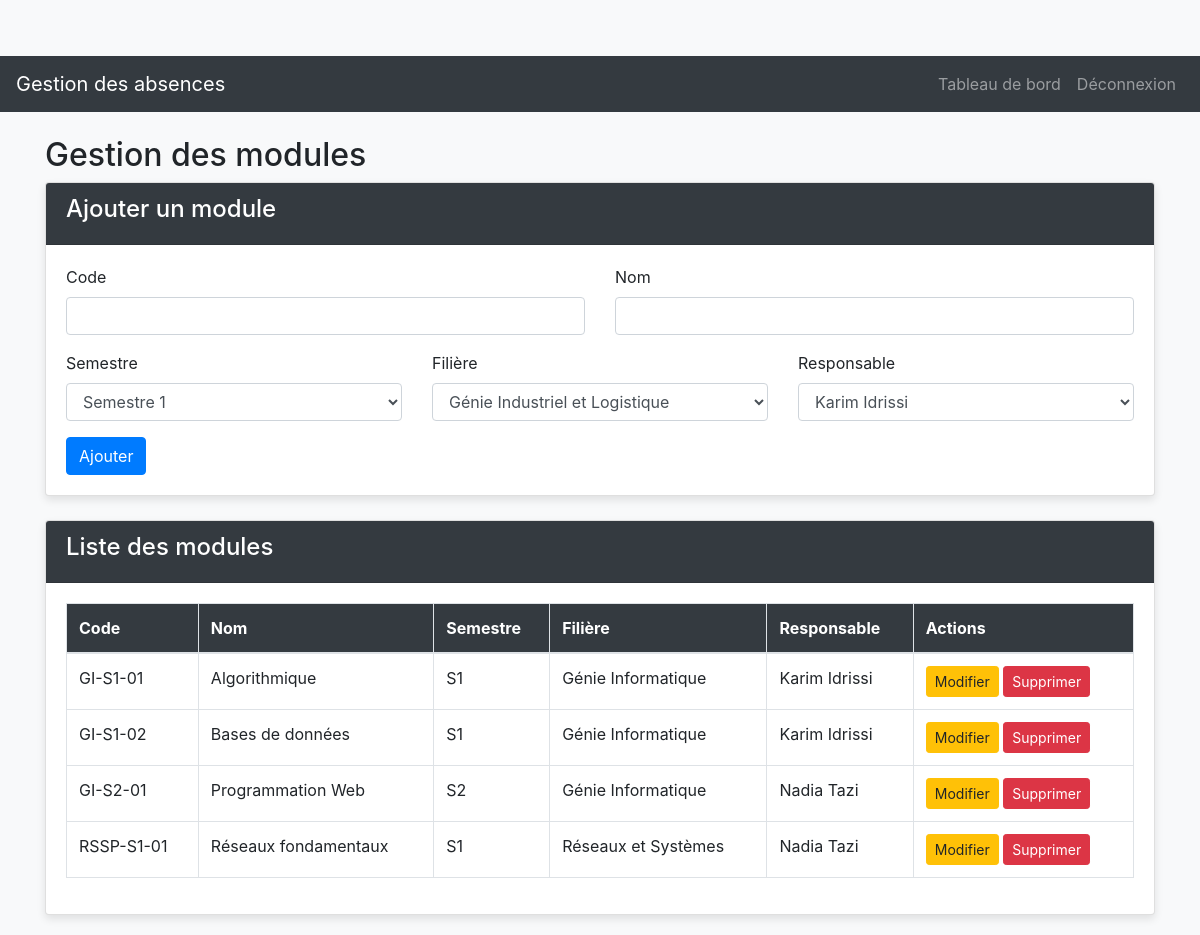
/admin/gestion_modules.php (signed in), run on the app's committed database.
### tables this page shows
CREATE TABLE `modules` (
  `id` int(11) NOT NULL,
  `code` varchar(10) NOT NULL,
  `nom` varchar(100) NOT NULL,
  `semestre` enum('S1','S2') NOT NULL,
  `filiere_id` int(11) NOT NULL,
  `responsable_id` int(11) NOT NULL,
  `created_at` timestamp NOT NULL DEFAULT current_timestamp()
);

CREATE TABLE `filieres` (
  `id` int(11) NOT NULL,
  `code` varchar(10) NOT NULL,
  `nom` varchar(100) NOT NULL,
  `description` text DEFAULT NULL,
  `created_at` timestamp NOT NULL DEFAULT current_timestamp()
);

CREATE TABLE `responsables` (
  `id` int(11) NOT NULL,
  `nom` varchar(50) NOT NULL,
  `prenom` varchar(50) NOT NULL,
  `email` varchar(100) NOT NULL,
  `telephone` varchar(20) DEFAULT NULL,
  `created_at` timestamp NOT NULL DEFAULT current_timestamp()
);

### includes/auth.php (called while the page is built, shortened)
<?php
function isAdmin() {
    return isset($_SESSION['admin_id']);
}
?>

### admin/gestion_modules.php (the view, shortened to what this page needs)
<?php
require_once __DIR__ . '/../includes/auth.php';
require_once __DIR__ . '/../config/db.php';
require_once __DIR__ . '/../includes/header.php';
try {
    $modules = $pdo->query(
        "SELECT m.*, f.nom AS filiere_nom,
                r.nom AS responsable_nom, r.prenom AS responsable_prenom
         FROM modules m
         JOIN filieres f ON m.filiere_id = f.id
         JOIN responsables r ON m.responsable_id = r.id
         ORDER BY f.nom, m.semestre, m.nom"
    )->fetchAll(PDO::FETCH_ASSOC);
    $filieres      = $pdo->query("SELECT * FROM filieres ORDER BY nom")->fetchAll();
    $responsables  = $pdo->query("SELECT * FROM responsables ORDER BY nom")->fetchAll();
} catch (PDOException $e) {
    die('Erreur : ' . $e->getMessage());
}
?>
<div class="container mt-4">
    <h2>Gestion des modules</h2>
    <div class="card mb-4">
        <div class="card-header"><h4>Ajouter un module</h4></div>
        <div class="card-body">
            <form method="POST">
                <div class="row">
                    <div class="col-md-6 mb-3">
                        <label>Code</label>
                        <input type="text" name="code" class="form-control" required>
                    </div>
                    <div class="col-md-6 mb-3">
                        <label>Nom</label>
                        <input type="text" name="nom" class="form-control" required>
                    </div>
                    <div class="col-md-4 mb-3">
                        <label>Semestre</label>
                        <select name="semestre" class="form-control" required>
                            <option value="S1">Semestre 1</option>
                        </select>
                    </div>
                    <div class="col-md-4 mb-3">
                        <label>Filière</label>
                        <select name="filiere_id" class="form-control" required>
                            <?php foreach ($filieres as $f): ?>
                                <option value="<?= $f['id'] ?>">
                                    <?= htmlspecialchars($f['nom']) ?>
                                </option>
                            <?php endforeach; ?>
                        </select>
                    </div>
                    <div class="col-md-4 mb-3">
                        <label>Responsable</label>
                        <select name="responsable_id" class="form-control" required>
                            <?php foreach ($responsables as $r): ?>
                                <option value="<?= $r['id'] ?>">
                                    <?= htmlspecialchars($r['prenom'] . ' ' . $r['nom']) ?>
                                </option>
                            <?php endforeach; ?>
                        </select>
                    </div>
                </div>
                <button type="submit" name="ajouter" class="btn btn-primary">Ajouter</button>
            </form>
        </div>
    </div>
    <div class="card">
        <div class="card-header"><h4>Liste des modules</h4></div>
        <div class="card-body table-responsive">
            <table class="table table-bordered">
                <thead>
                    <tr>
                        <th>Code</th>
                        <th>Nom</th>
                        <th>Semestre</th>
                        <th>Filière</th>
                        <th>Responsable</th>
                        <th>Actions</th>
                    </tr>
                </thead>
                <tbody>
                    <?php foreach ($modules as $m): ?>
                        <tr>
                            <td><?= htmlspecialchars($m['code']) ?></td>
                            <td><?= htmlspecialchars($m['nom']) ?></td>
                            <td><?= htmlspecialchars($m['semestre']) ?></td>
                            <td><?= htmlspecialchars($m['filiere_nom']) ?></td>
                            <td><?= htmlspecialchars($m['responsable_prenom'] . ' ' . $m['responsable_nom']) ?></td>
                            <td>
                                 <a href="edit_module.php?id=<?= $m['id'] ?>" class="btn btn-sm btn-warning">
                                     Modifier
                                </a>
                                <a href="?supprimer=<?= $m['id'] ?>"
                                   class="btn btn-sm btn-danger"
                                   onclick="return confirm('Confirmer la suppression ?');">
                                    Supprimer
                                </a>
                            </td>
                        </tr>
                    <?php endforeach; ?>
                </tbody>
            </table>
        </div>
    </div>
</div>
<?php require_once __DIR__ . '/../includes/footer.php'; ?>

### includes/header.php (shortened to what this page needs)
<?php
require_once __DIR__ . '/auth.php';
$base_url = BASE_URL;
?>
<!DOCTYPE html>
<html lang="fr">
<head>
    <link rel="stylesheet" href="https://stackpath.bootstrapcdn.com/bootstrap/4.5.2/css/bootstrap.min.css">
    <link href="https://cdn.jsdelivr.net/npm/bootstrap-icons@1.10.5/font/bootstrap-icons.css" rel="stylesheet">
    <link rel="stylesheet" href="https://cdn.jsdelivr.net/npm/bootstrap-icons@1.11.3/font/bootstrap-icons.css">
    <link rel="stylesheet" href="<?= $base_url ?>assets/style.css">
</head>
<body>
    <nav class="navbar navbar-expand-lg navbar-dark bg-dark">
        <a class="navbar-brand" href="#">Gestion des absences</a>
        <div class="collapse navbar-collapse" id="navbarNav">
            <ul class="navbar-nav ml-auto">
                <?php if (isAdmin()): ?>
                    <li class="nav-item">
                        <a class="nav-link" href="<?= $base_url ?>dashboard_admin.php">Tableau de bord</a>
                    </li>
                    <li class="nav-item">
                        <a class="nav-link" href="<?= $base_url ?>logout.php">Déconnexion</a>
                    </li>
                <?php endif; ?>
            </ul>
        </div>
    </nav>
    <div class="container-fluid">

### includes/footer.php (shortened to what this page needs)
    </div>
</body>
</html>

### assets/style.css (style rules this page uses)
body { padding-top: 56px; background-color: #f8f9fa; }
.card { margin-bottom: 20px; box-shadow: 0 4px 8px rgba(0, 0, 0, 0.1); }
.card-header { background-color: #343a40; color: white; }
.table th { background-color: #343a40; color: white; }

### data on the page
modules: code "GI-S1-01", nom "Algorithmique", semestre "S1", filiere.nom "Génie Informatique", responsable.nom "Karim Idrissi"
modules: code "GI-S1-02", nom "Bases de données", semestre "S1", filiere.nom "Génie Informatique", responsable.nom "Karim Idrissi"
modules: code "GI-S2-01", nom "Programmation Web", semestre "S2", filiere.nom "Génie Informatique", responsable.nom "Nadia Tazi"
modules: code "RSSP-S1-01", nom "Réseaux fondamentaux", semestre "S1", filiere.nom "Réseaux et Systèmes", responsable.nom "Nadia Tazi"

### other printed values
form field filiere_id "Génie Industriel et Logistique"
form field responsable_id "Karim Idrissi"
